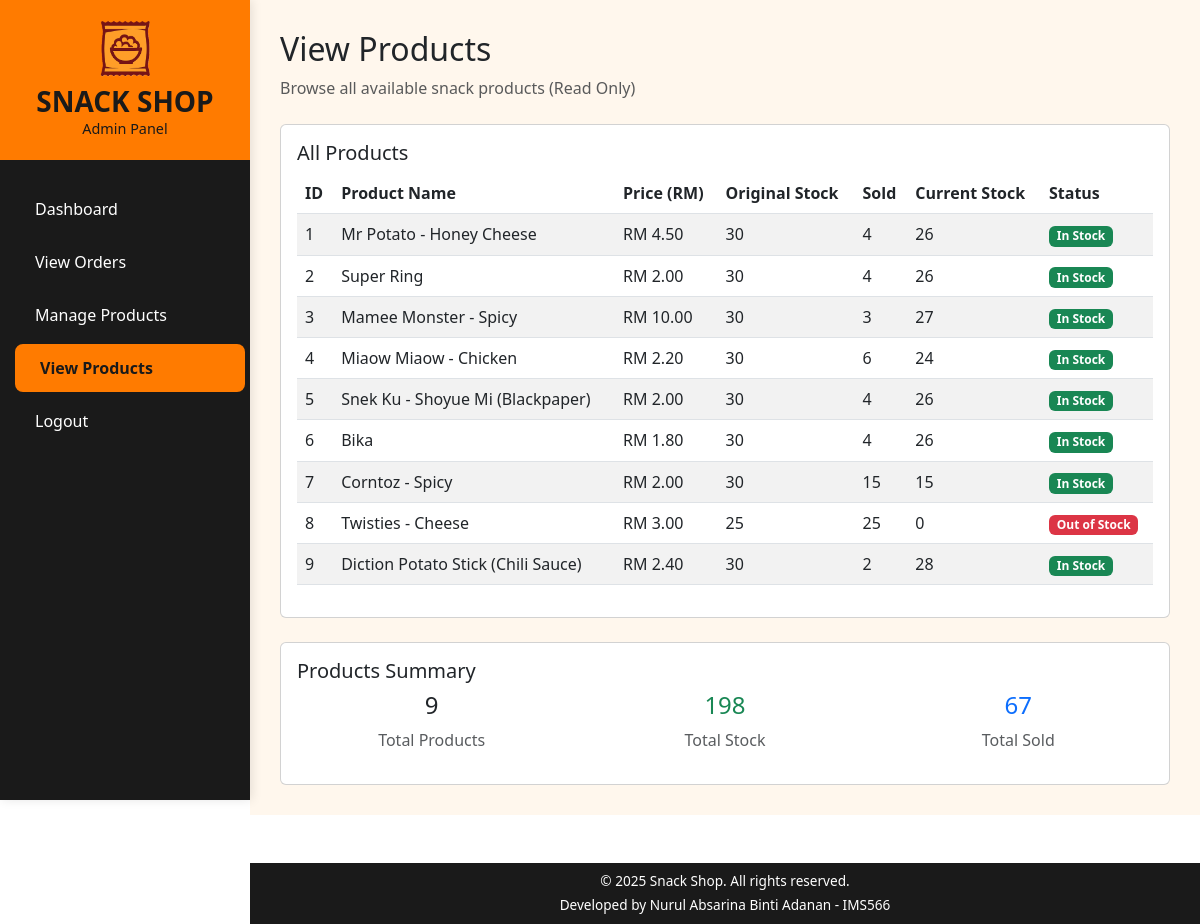
Page /snackshop/viewproducts.php (signed in) on the committed database.
### tables this page shows
CREATE TABLE `products` (
  `product_id` int(11) NOT NULL,
  `product_name` varchar(100) NOT NULL,
  `price` decimal(10,2) NOT NULL,
  `current_stock` int(11) DEFAULT NULL,
  `image_url` varchar(50) NOT NULL,
  `original_stock` int(11) NOT NULL DEFAULT 0
);

### snackshop/viewproducts.php (the view, shortened to what this page needs)
<?php
require 'conn/db.php';
$products = $pdo->query("
    SELECT DISTINCT p.*,
        COALESCE(o.total_sold, 0) AS sold
    FROM products p
    LEFT JOIN (
        SELECT product_name, SUM(quantity) AS total_sold
        FROM orders
        GROUP BY product_name
    ) o ON p.product_name = o.product_name
    ORDER BY p.product_id
")->fetchAll();
$current_page = 'viewproducts';
?>
<!DOCTYPE html>
<html lang="en">
<head>
    <link href="https://cdn.jsdelivr.net/npm/bootstrap@5.3.0/dist/css/bootstrap.min.css" rel="stylesheet">
    <link rel="stylesheet" href="sidebar.css">
</head>
<body>
    <div class="sidebar">
        <div class="sidebar-header">
            <img src="images/snackshop.jpg" width="50" class="mb-2" alt="Snack Shop Logo">
            <h3>SNACK SHOP</h3>
            <p>Admin Panel</p>
        </div>
        <div class="sidebar-nav">
            <a href="dashboard.php" class="<?= $current_page == 'dashboard' ? 'active' : '' ?>">Dashboard</a>
            <a href="vieworders.php" class="<?= $current_page == 'orders' ? 'active' : '' ?>">View Orders</a>
            <a href="products.php" class="<?= $current_page == 'products' ? 'active' : '' ?>">Manage Products</a>
            <a href="viewproducts.php" class="<?= $current_page == 'viewproducts' ? 'active' : '' ?>">View Products</a>
            <a href="logout.php">Logout</a>
        </div>
    </div>
    <div class="main-content">
        <h2>View Products</h2>
        <p class="text-muted">Browse all available snack products (Read Only)</p>
        <div class="card mt-4">
            <div class="card-body">
                <h5 class="card-title">All Products</h5>
                <div class="table-responsive">
                    <table class="table table-striped">
                        <thead>
                        <tr>
                            <th>ID</th>
                            <th>Product Name</th>
                            <th>Price (RM)</th>
                            <th>Original Stock</th>
                            <th>Sold</th>
                            <th>Current Stock</th>
                            <th>Status</th>
                        </tr>
                        </thead>
                        <tbody>
                            <?php if (count($products) == 0): ?>
                                <tr>
                                    <td colspan="7" class="text-center text-muted py-4">No products available.</td>
                                </tr>
                            <?php else: ?>
                                <?php foreach ($products as $product): ?>
                                <tr>
                                    <td><?= $product['product_id'] ?></td>
                                    <td><?= htmlspecialchars($product['product_name']) ?></td>
                                    <td>RM <?= number_format($product['price'], 2) ?></td>
                                    <td><?= $product['original_stock'] ?></td>
                                    <td><?= $product['sold'] ?></td>
                                    <td>
                                        <?= $product['current_stock'] ?>
                                    </td>
                                    <td>
                                        <?php if ($product['current_stock'] > 0): ?>
                                            <span class="badge bg-success">In Stock</span>
                                        <?php else: ?>
                                            <span class="badge bg-danger">Out of Stock</span>
                                        <?php endif; ?>
                                    </td>
                                </tr>
                                <?php endforeach; ?>
                            <?php endif; ?>
                        </tbody>
                    </table>
                </div>
            </div>
        </div>
        <div class="card mt-4">
            <div class="card-body">
                <h5 class="card-title">Products Summary</h5>
                <div class="row text-center">
                    <div class="col-md-4">
                        <h4 class="text-orange"><?= count($products) ?></h4>
                        <p class="text-muted">Total Products</p>
                    </div>
                    <div class="col-md-4">
                        <h4 class="text-success"><?= array_sum(array_column($products, 'current_stock')) ?></h4>
                        <p class="text-muted">Total Stock</p>
                    </div>
                    <div class="col-md-4">
                        <h4 class="text-primary"><?= array_sum(array_column($products, 'sold')) ?></h4>
                        <p class="text-muted">Total Sold</p>
                    </div>
                </div>
            </div>
        </div>
    </div>
    <?php include 'footer.php'; ?>
</body>
</html>

### snackshop/sidebar.css (style rules this page uses)
.sidebar { background: #1a1a1a; color: white; min-height: 100vh; padding: 0; position: fixed; width: 250px; box-shadow: 2px 0 10px rgba(0,0,0,0.1); }
.sidebar-header { background: #ff7b00; padding: 20px; text-align: center; }
.sidebar-header h3 { color: #1a1a1a; margin: 0; font-weight: bold; }
.sidebar-header p { color: #1a1a1a; margin: 0; font-size: 0.9rem; }
.sidebar-nav { padding: 20px 0; }
.sidebar-nav a { display: block; color: #fff; text-decoration: none; padding: 12px 25px; margin: 5px 10px; border-radius: 8px; transition: all 0.3s ease; font-weight: 500; }
.sidebar-nav a.active { background: #ff7b00; color: #1a1a1a; font-weight: bold; transform: translateX(5px); }
.main-content { margin-left: 250px; padding: 30px; background: #fff7ed; min-height: 100vh; }

### rows in the picture
products: product_id "1", product_name "Mr Potato - Honey Cheese", price "4.50", original_stock "30", sold "4", current_stock "26", shows "In Stock"
products: product_id "2", product_name "Super Ring", price "2.00", original_stock "30", sold "4", current_stock "26", shows "In Stock"
products: product_id "3", product_name "Mamee Monster - Spicy", price "10.00", original_stock "30", sold "3", current_stock "27", shows "In Stock"
products: product_id "4", product_name "Miaow Miaow - Chicken", price "2.20", original_stock "30", sold "6", current_stock "24", shows "In Stock"
products: product_id "5", product_name "Snek Ku - Shoyue Mi (Blackpaper)", price "2.00", original_stock "30", sold "4", current_stock "26", shows "In Stock"
products: product_id "6", product_name "Bika", price "1.80", original_stock "30", sold "4", current_stock "26", shows "In Stock"
products: product_id "7", product_name "Corntoz - Spicy", price "2.00", original_stock "30", sold "15", current_stock "15", shows "In Stock"
products: product_id "8", product_name "Twisties - Cheese", price "3.00", original_stock "25", sold "25", current_stock "0", shows "Out of Stock"
products: product_id "9", product_name "Diction Potato Stick (Chili Sauce)", price "2.40", original_stock "30", sold "2", current_stock "28", shows "In Stock"

### other values in the picture
count($products) "9"
array_sum(array_column($products, 'current_stock')) "198"
array_sum(array_column($products, 'sold')) "67"
